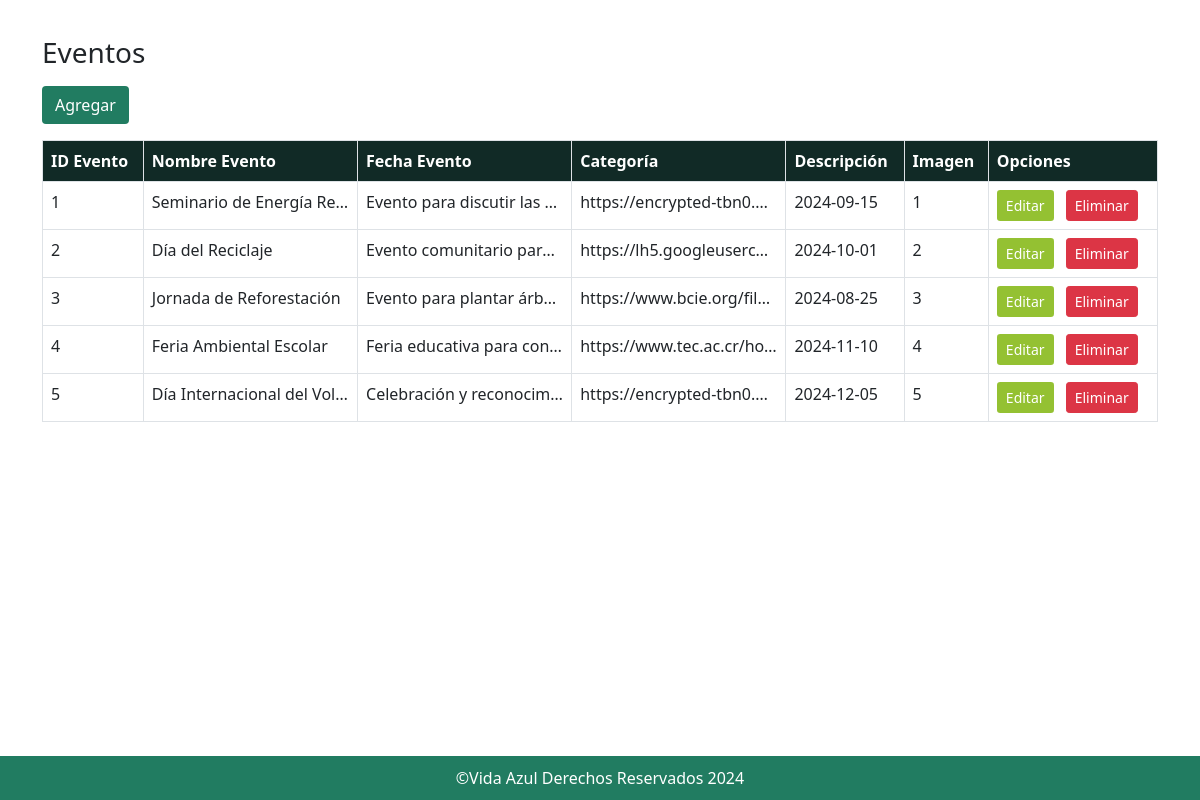
The page /evento/listado.php on the database its author committed.
### tables this page shows
CREATE TABLE `eventos` (
  `id_evento` int(11) NOT NULL,
  `id_categoria` int(11) DEFAULT NULL,
  `nombre_evento` varchar(100) NOT NULL,
  `fecha_evento` date NOT NULL,
  `descripcion` text DEFAULT NULL,
  `imagen` varchar(255) DEFAULT NULL
);

### evento/listado.php (the view, shortened to what this page needs)
<!DOCTYPE html>
<html lang="en">
<head>
    <link href="https://cdn.jsdelivr.net/npm/bootstrap@5.0.2/dist/css/bootstrap.min.css" rel="stylesheet"
>
    <link href="https://cdn.jsdelivr.net/npm/bootstrap-icons/font/bootstrap-icons.css" rel="stylesheet">
    <link href="../styles.css" rel="stylesheet">
</head>
<body>
    <main class="flex-shrink-0">
        <div class="container">
            <h3 class="my-3" id="titulo">Eventos</h3>
            <a href="nuevo.php" class="btn" style="background-color: #217C61; color: white;">Agregar</a>
            <table class="table table-hover table-bordered my-3" aria-describedby="titulo">
                <thead style="background-color: #112A26; color: white;">
                    <tr>
                        <th scope="col">ID Evento</th>
                        <th scope="col">Nombre Evento</th>
                        <th scope="col">Fecha Evento</th>
                        <th scope="col">Categoría</th>
                        <th scope="col">Descripción</th>
                        <th scope="col">Imagen</th>
                        <th scope="col">Opciones</th>
                    </tr>
                </thead>
                <?php
                    $conexion = new mysqli("localhost", "vida_azul", "vidaazul", "vida_azul");
                    $sql = "SELECT id_evento, nombre_evento, descripcion, imagen, fecha_evento, id_categoria FROM eventos";
                    $result = $conexion->query($sql);
                    if ($result->num_rows > 0) {
                        while($row = $result->fetch_assoc()) {
                            $id_evento = $row['id_evento'];
                            $nombre_evento = $row['nombre_evento'];
                            $descripcion = $row['descripcion'];
                            $imagen = $row['imagen'];
                            $fecha_evento = $row['fecha_evento'];
                            $id_categoria = $row['id_categoria'];
                ?>
                <tbody>
                    <tr>
                        <td name="id_evento" class="truncateless"><?php echo $id_evento; ?></td>
                        <td name="nombre_evento" class="truncateless"><?php echo $nombre_evento; ?></td>
                        <td name="descripcion" class="truncateless"><?php echo $descripcion; ?></td>
                        <td name="imagen" class="truncateless"><?php echo $imagen; ?></td>
                        <td name="fecha_evento" class="truncateless"><?php echo $fecha_evento; ?></td>
                        <td name="id_categoria" class="truncateless"><?php echo $id_categoria; ?></td>
                        <td>
                            <a href="edita.php?id=<?php echo $id_evento; ?>" class="btn btn-sm me-2"
                                style="background-color: #94C132; color: white;">Editar</a>
                            <button type="button" class="btn btn-danger btn-sm" data-bs-toggle="modal" data-bs-target="#eliminaModal" data-bs-id="<?php echo $id_evento; ?>">Eliminar</button>
                        </td>
                    </tr>
                </tbody>
                <?php
                        }
                    } else {
                        echo "No se encontraron eventos, por favor ingrese alguno.";
                    }
                ?>
            </table>
        </div>
    </main>
    <div class="p-4"> </div>
    <footer class="footer" style="background-color:#217C61;position: fixed; bottom: 0;width: 100%;"
        class="col text-center text-white mt-auto p-1">
        <div class="container ">
            <div class="col">
                <p style="color: white;">&COPY;Vida Azul Derechos Reservados 2024</p>
            </div>
        </div>
    </footer>
</body>
</html>

### styles.css (style rules this page uses)
.truncateless { max-width: 200px; overflow: hidden; text-overflow: ellipsis; white-space: nowrap; }
* { box-sizing: border-box; }
--------------------------------------Footer------------------------------------- html, body { height: 100%; margin: 0; padding: 0; }
body { display: flex; flex-direction: column; }
footer.footer { background-color: #217C61; color: white; padding: 10px 0; flex-shrink: 0; text-align: center; width: 100%; }
.container { flex: 1 0 auto; }
footer p { margin: 0; }
main { padding: 20px; }
button { background-color: #007BFF; color: white; border: none; padding: 10px 15px; cursor: pointer; border-radius: 3px; }

### rows shown on the page
eventos: id_evento "1", nombre_evento "Seminario de Energía Re…", descripcion "Evento para discutir las…", imagen "https://encrypted-tbn0.…", fecha_evento "2024-09-15", id_categoria "1"
eventos: id_evento "2", nombre_evento "Día del Reciclaje", descripcion "Evento comunitario par…", imagen "https://lh5.googleuserc…", fecha_evento "2024-10-01", id_categoria "2"
eventos: id_evento "3", nombre_evento "Jornada de Reforestación", descripcion "Evento para plantar árb…", imagen "https://www.bcie.org/fil…", fecha_evento "2024-08-25", id_categoria "3"
eventos: id_evento "4", nombre_evento "Feria Ambiental Escolar", descripcion "Feria educativa para con…", imagen "https://www.tec.ac.cr/ho…", fecha_evento "2024-11-10", id_categoria "4"
eventos: id_evento "5", nombre_evento "Día Internacional del Vol…", descripcion "Celebración y reconocim…", imagen "https://encrypted-tbn0.…", fecha_evento "2024-12-05", id_categoria "5"
